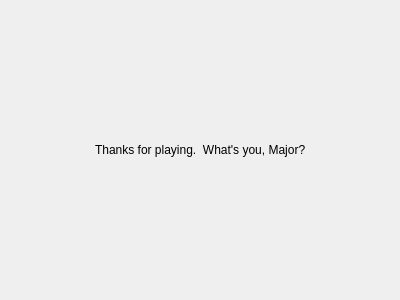
<?xml version="1.0" encoding="UTF-8"?>
<ui version="4.0">
 <class>quest1</class>
 <widget class="QWidget" name="quest1">
  <property name="geometry">
   <rect>
    <x>0</x>
    <y>0</y>
    <width>400</width>
    <height>300</height>
   </rect>
  </property>
  <property name="windowTitle">
   <string>Form</string>
  </property>
  <layout class="QHBoxLayout" name="horizontalLayout">
   <item>
    <spacer name="horizontalSpacer">
     <property name="orientation">
      <enum>Qt::Horizontal</enum>
     </property>
     <property name="sizeHint" stdset="0">
      <size>
       <width>60</width>
       <height>20</height>
      </size>
     </property>
    </spacer>
   </item>
   <item>
    <layout class="QVBoxLayout" name="verticalLayout">
     <item>
      <spacer name="verticalSpacer">
       <property name="orientation">
        <enum>Qt::Vertical</enum>
       </property>
       <property name="sizeHint" stdset="0">
        <size>
         <width>20</width>
         <height>40</height>
        </size>
       </property>
      </spacer>
     </item>
     <item>
      <widget class="QLabel" name="label">
       <property name="text">
        <string>Thanks for playing.  What's you, Major?</string>
       </property>
      </widget>
     </item>
     <item>
      <spacer name="verticalSpacer_2">
       <property name="orientation">
        <enum>Qt::Vertical</enum>
       </property>
       <property name="sizeHint" stdset="0">
        <size>
         <width>20</width>
         <height>40</height>
        </size>
       </property>
      </spacer>
     </item>
    </layout>
   </item>
   <item>
    <spacer name="horizontalSpacer_2">
     <property name="orientation">
      <enum>Qt::Horizontal</enum>
     </property>
     <property name="sizeHint" stdset="0">
      <size>
       <width>60</width>
       <height>20</height>
      </size>
     </property>
    </spacer>
   </item>
  </layout>
 </widget>
 <resources/>
 <connections/>
</ui>
